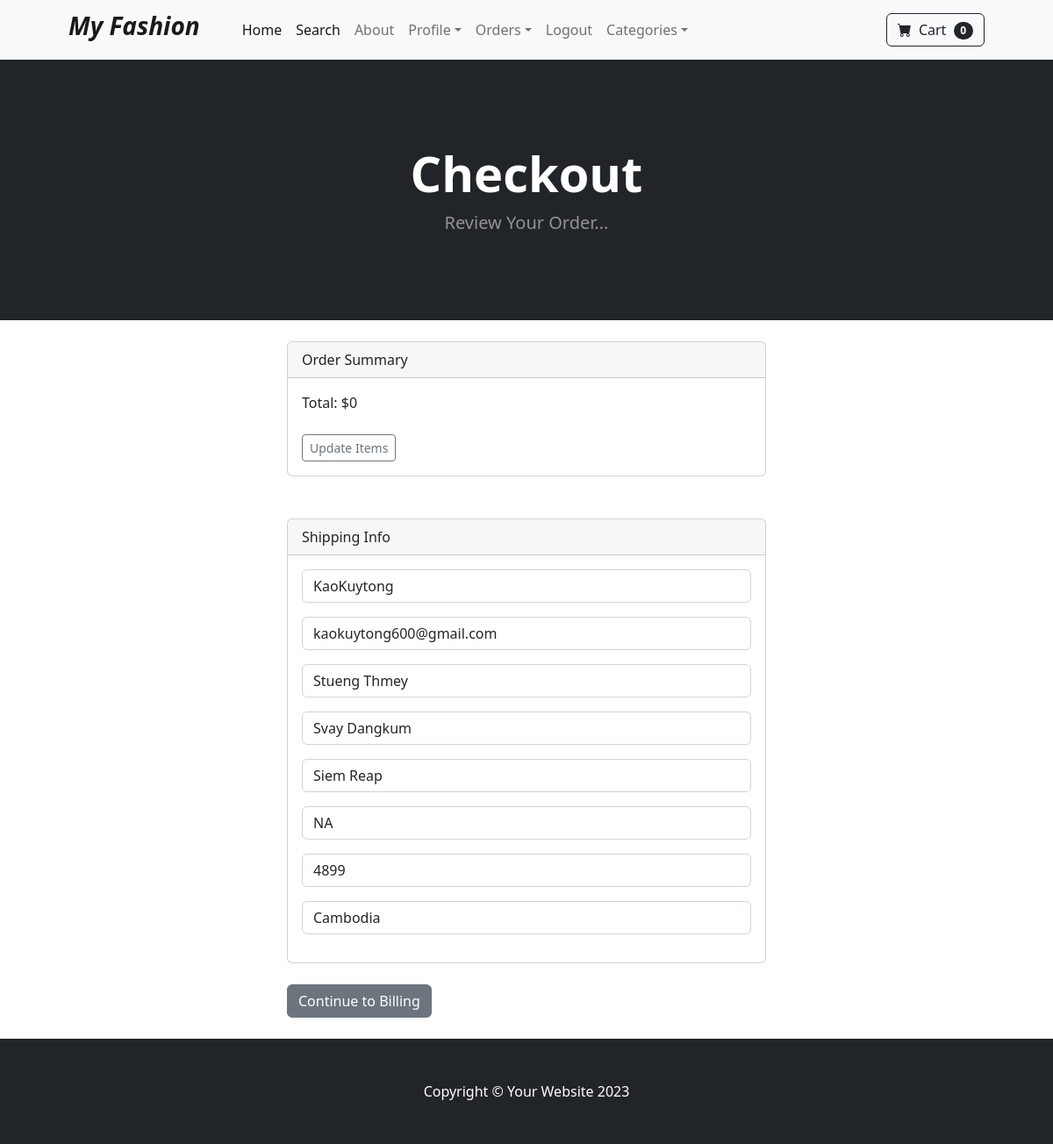
The app's page /payment/checkout (signed in) with its own data.
### payment/models.py (models this page shows, shortened)
class ShippingAddress(models.Model):
    user = models.ForeignKey(User, on_delete=models.CASCADE, null=True, blank=True)
    shipping_full_name = models.CharField(max_length=255)
    shipping_email = models.CharField(max_length=255)
    shipping_address1 = models.CharField(max_length=255)
    shipping_address2 = models.CharField(max_length=255, null=True, blank=True)
    shipping_city = models.CharField(max_length=255)
    shipping_state = models.CharField(max_length=255, null=True, blank=True)
    shipping_zipcode = models.CharField(max_length=255, null=True, blank=True)
    shipping_country = models.CharField(max_length=255)
    class Meta:
        verbose_name_plural = "Shipping Address"
    def create_shipping(sender, instance, created, **kwargs):
        if created:
            user_shipping = ShippingAddress(user=instance)
            user_shipping.save()
    post_save.connect(create_shipping, sender=User)

### payment/views.py (the view)
def checkout(request):
    cart = Cart(request)
    cart_products = cart.get_prods
    quantities = cart.get_quants
    totals = cart.cart_total()
    if request.user.is_authenticated:
        shipping_user = ShippingAddress.objects.get(user_id=request.user)
        shipping_form = ShippingForm(request.POST or None, instance=shipping_user)
        return render(request, "payment/checkout.html", {"cart_products":cart_products, "quantities":quantities, "totals":totals, "shipping_form":shipping_form })
    else:
        shipping_form = ShippingForm(request.POST or None)
        return render(request, "payment/checkout.html", {"cart_products":cart_products, "quantities":quantities, "totals":totals, "shipping_form":shipping_form })

### cart/cart.py (called while the page is built)
    def cart_total(self):
        product_ids = self.cart.keys()
        products = Product.objects.filter(id__in=product_ids)
        quantities = self.cart
        total = 0
        for key, value in quantities.items():
            key = int(key)
            for product in products:
                if product.id == key:
                        total = total + (product.price * value)
        return total

    def __len__(self):
        return len(self.cart)

    def get_prods(self):
        product_ids = self.cart.keys()
        products = Product.objects.filter(id__in=product_ids)
        return products

### cart/context_processors.py (called while the page is built)
def cart(request):
    return {'cart': Cart(request)}

### payment/templates/payment/checkout.html (shortened to what this page needs)
{% extends 'base.html' %}
{% block content %}
        <header class="bg-dark py-5">
            <div class="container px-4 px-lg-5 my-5">
                <div class="text-center text-white">
                    <h1 class="display-4 fw-bolder">Checkout</h1>
                    <p class="lead fw-normal text-white-50 mb-0">Review Your Order...</p>
                </div>
            </div>
        </header>
        <br/>
        <div class="container">
            <div class="row">
                    <div class="col-md-6 offset-md-3">
            <div class="card">
            <div class="card-header">
                Order Summary
            </div>
            <div class="card-body">
                Total:  ${{ totals }}
                <br/><br/>
                <a href="{% url 'cart_summary' %}" class="btn btn-sm btn-outline-secondary">Update Items</a>
            </div>
        </div>
<br/><br/>
<div class="card">
  <div class="card-header">
    Shipping Info
  </div>
  <div class="card-body">
    <form method="POST" action="{% url 'billing_info' %}">
    {{ shipping_form.as_p }}
  </div>
</div>
<br/>
<button type="submit" class="btn btn-secondary">
    Continue to Billing
</button>
<br/><br/>
            </div>
        </div>
    </div>
{% endblock %}

### records on screen
ShippingAddress: shipping_full_name "KaoKuytong", shipping_email "kaokuytong600@gmail.com", shipping_address1 "Stueng Thmey", shipping_address2 "Svay Dangkum", shipping_city "Siem Reap", shipping_state "NA", shipping_zipcode "4899", shipping_country "Cambodia"

### other values on screen
{{ cart|length }} "0"
{{ totals }} "0"
